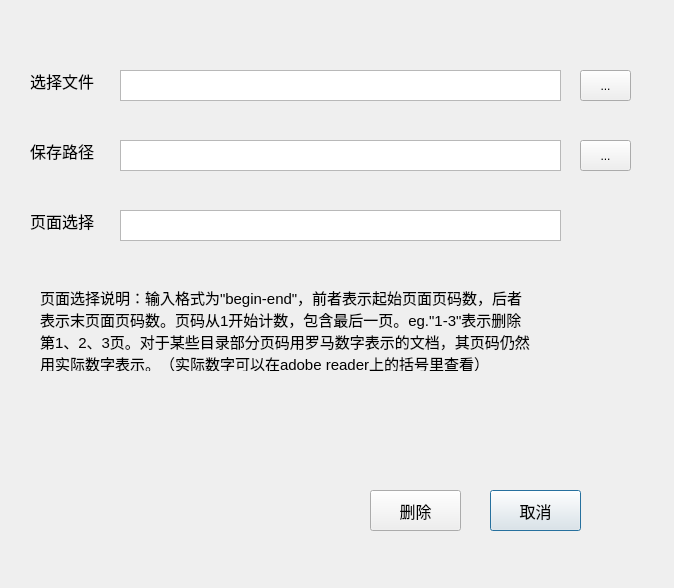
<?xml version="1.0" encoding="UTF-8"?>
<ui version="4.0">
 <class>Dialog</class>
 <widget class="QDialog" name="Dialog">
  <property name="geometry">
   <rect>
    <x>0</x>
    <y>0</y>
    <width>674</width>
    <height>588</height>
   </rect>
  </property>
  <property name="windowTitle">
   <string>Dialog</string>
  </property>
  <widget class="QToolButton" name="selectFileBtn">
   <property name="geometry">
    <rect>
     <x>580</x>
     <y>70</y>
     <width>51</width>
     <height>31</height>
    </rect>
   </property>
   <property name="text">
    <string>...</string>
   </property>
  </widget>
  <widget class="QLabel" name="label">
   <property name="geometry">
    <rect>
     <x>30</x>
     <y>70</y>
     <width>81</width>
     <height>21</height>
    </rect>
   </property>
   <property name="font">
    <font>
     <pointsize>12</pointsize>
    </font>
   </property>
   <property name="text">
    <string>选择文件</string>
   </property>
  </widget>
  <widget class="QPushButton" name="exitBtn">
   <property name="geometry">
    <rect>
     <x>490</x>
     <y>490</y>
     <width>91</width>
     <height>41</height>
    </rect>
   </property>
   <property name="font">
    <font>
     <pointsize>12</pointsize>
    </font>
   </property>
   <property name="text">
    <string>取消</string>
   </property>
  </widget>
  <widget class="QTextEdit" name="textEdit">
   <property name="geometry">
    <rect>
     <x>120</x>
     <y>70</y>
     <width>441</width>
     <height>31</height>
    </rect>
   </property>
   <property name="font">
    <font>
     <pointsize>9</pointsize>
    </font>
   </property>
  </widget>
  <widget class="QPushButton" name="operateBtn">
   <property name="geometry">
    <rect>
     <x>370</x>
     <y>490</y>
     <width>91</width>
     <height>41</height>
    </rect>
   </property>
   <property name="font">
    <font>
     <pointsize>12</pointsize>
    </font>
   </property>
   <property name="text">
    <string>删除</string>
   </property>
  </widget>
  <widget class="QTextEdit" name="textEdit_2">
   <property name="geometry">
    <rect>
     <x>120</x>
     <y>140</y>
     <width>441</width>
     <height>31</height>
    </rect>
   </property>
   <property name="font">
    <font>
     <pointsize>9</pointsize>
    </font>
   </property>
  </widget>
  <widget class="QToolButton" name="selectPathBtn">
   <property name="geometry">
    <rect>
     <x>580</x>
     <y>140</y>
     <width>51</width>
     <height>31</height>
    </rect>
   </property>
   <property name="text">
    <string>...</string>
   </property>
  </widget>
  <widget class="QLabel" name="label_3">
   <property name="geometry">
    <rect>
     <x>30</x>
     <y>140</y>
     <width>81</width>
     <height>21</height>
    </rect>
   </property>
   <property name="font">
    <font>
     <pointsize>12</pointsize>
    </font>
   </property>
   <property name="text">
    <string>保存路径</string>
   </property>
  </widget>
  <widget class="QLabel" name="label_4">
   <property name="geometry">
    <rect>
     <x>30</x>
     <y>210</y>
     <width>81</width>
     <height>21</height>
    </rect>
   </property>
   <property name="font">
    <font>
     <pointsize>12</pointsize>
    </font>
   </property>
   <property name="text">
    <string>页面选择</string>
   </property>
  </widget>
  <widget class="QTextEdit" name="textEdit_3">
   <property name="geometry">
    <rect>
     <x>120</x>
     <y>210</y>
     <width>441</width>
     <height>31</height>
    </rect>
   </property>
   <property name="font">
    <font>
     <pointsize>9</pointsize>
    </font>
   </property>
  </widget>
  <widget class="QLabel" name="label_5">
   <property name="geometry">
    <rect>
     <x>40</x>
     <y>290</y>
     <width>611</width>
     <height>81</height>
    </rect>
   </property>
   <property name="font">
    <font>
     <pointsize>11</pointsize>
    </font>
   </property>
   <property name="text">
    <string>页面选择说明：输入格式为&quot;begin-end&quot;，前者表示起始页面页码数，后者
表示末页面页码数。页码从1开始计数，包含最后一页。eg.&quot;1-3&quot;表示删除
第1、2、3页。对于某些目录部分页码用罗马数字表示的文档，其页码仍然
用实际数字表示。（实际数字可以在adobe reader上的括号里查看）</string>
   </property>
  </widget>
 </widget>
 <resources/>
 <connections/>
</ui>
